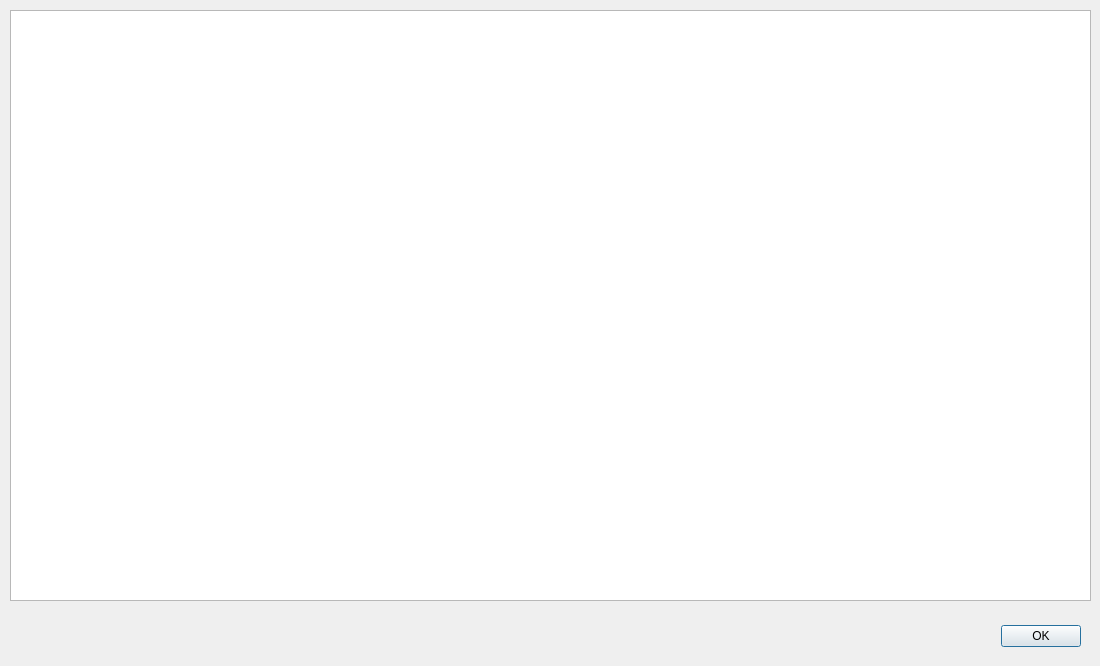
<?xml version="1.0" encoding="UTF-8"?>
<ui version="4.0">
 <class>databaseviewform</class>
 <widget class="QDialog" name="databaseviewform">
  <property name="geometry">
   <rect>
    <x>0</x>
    <y>0</y>
    <width>1100</width>
    <height>666</height>
   </rect>
  </property>
  <property name="sizePolicy">
   <sizepolicy hsizetype="Preferred" vsizetype="Preferred">
    <horstretch>0</horstretch>
    <verstretch>0</verstretch>
   </sizepolicy>
  </property>
  <property name="maximumSize">
   <size>
    <width>1100</width>
    <height>16777215</height>
   </size>
  </property>
  <property name="windowTitle">
   <string>Dialog</string>
  </property>
  <widget class="QDialogButtonBox" name="buttonBox">
   <property name="geometry">
    <rect>
     <x>740</x>
     <y>620</y>
     <width>341</width>
     <height>32</height>
    </rect>
   </property>
   <property name="orientation">
    <enum>Qt::Horizontal</enum>
   </property>
   <property name="standardButtons">
    <set>QDialogButtonBox::Ok</set>
   </property>
  </widget>
  <widget class="QTableView" name="teamviewModel">
   <property name="geometry">
    <rect>
     <x>10</x>
     <y>10</y>
     <width>1081</width>
     <height>591</height>
    </rect>
   </property>
   <property name="sortingEnabled">
    <bool>true</bool>
   </property>
  </widget>
 </widget>
 <resources/>
 <connections>
  <connection>
   <sender>buttonBox</sender>
   <signal>accepted()</signal>
   <receiver>databaseviewform</receiver>
   <slot>accept()</slot>
   <hints>
    <hint type="sourcelabel">
     <x>248</x>
     <y>254</y>
    </hint>
    <hint type="destinationlabel">
     <x>157</x>
     <y>274</y>
    </hint>
   </hints>
  </connection>
  <connection>
   <sender>buttonBox</sender>
   <signal>rejected()</signal>
   <receiver>databaseviewform</receiver>
   <slot>reject()</slot>
   <hints>
    <hint type="sourcelabel">
     <x>316</x>
     <y>260</y>
    </hint>
    <hint type="destinationlabel">
     <x>286</x>
     <y>274</y>
    </hint>
   </hints>
  </connection>
 </connections>
</ui>
